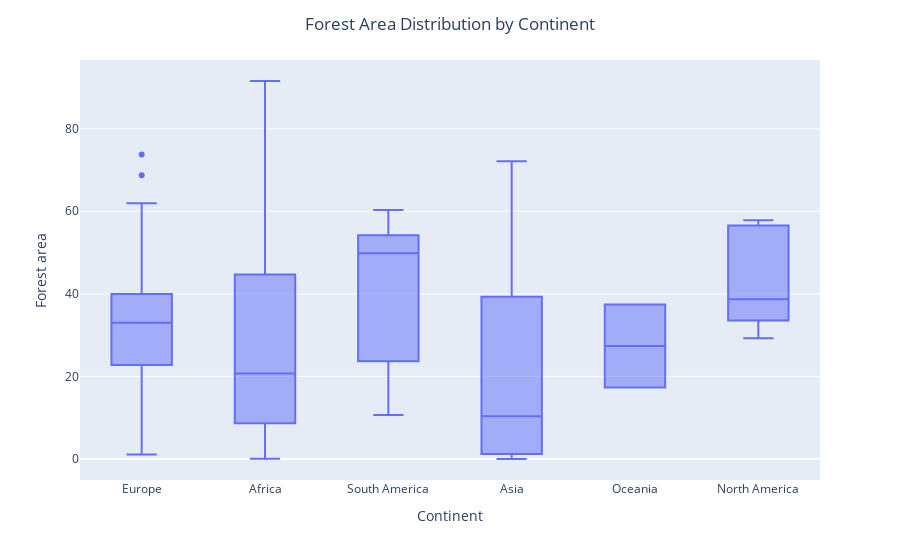

The code cell stored with this chart in its notebook:
### Markdown cell above
##### Forest Area Distribution by Continent

### Code cell
df_2015 = df[df.loc[:,'Year']==2015]

fig = px.box(df_2015, x='Continent', y='Forest area')
fig.update_layout(title_text=f'Forest Area Distribution by Continent', title_x=0.5) 
fig.show()

### Figure 1 — Plotly figure (JSON) as saved in the notebook; plotly's stock layout.template omitted (floating-point values rounded to 4 significant figures)
{"data": [{"alignmentgroup": "True", "hovertemplate": "Continent=%{x}<br>Forest area=%{y}<extra></extra>", "legendgroup": "", "marker": {"color": "#636efa"}, "name": "", "notched": false, "offsetgroup": "", "orientation": "v", "showlegend": false, "type": "box", "x": ["Europe", "Africa", "Africa", "South America", "Asia", "Oceania", "Europe", "Asia", "Asia", "Europe", "Europe", "Africa", "South America", "Africa", "South America", "Asia", "Europe", "Asia", "Africa", "North America", "South America", "Asia", "South America", "Africa", "Africa", "North America", "Africa", "Europe", "Europe", "Europe", "Europe", "South America", "Africa", "North America", "Africa", "Europe", "Africa", "Europe", "Europe", "Africa", "Asia", "Europe", "Africa", "Europe", "North America", "North America", "Europe", "Asia", "Asia", "Asia", "Asia", "Europe", "Asia", "Europe", "North America", "Asia", "Asia", "Africa", "Asia", "Asia", "Europe", "Africa", "Europe", "Europe", "Asia", "Europe", "Africa", "North America", "Europe", "Asia", "Europe", "Africa", "Africa", "Asia", "Africa", "Asia", "Europe", "Oceania", "North America", "Africa", "Africa", "Europe", "Europe", "Asia", "Asia", "North America", "South America", "South America", "Asia", "Europe", "Europe", "Asia", "Europe", "Europe", "Asia", "Africa", "Europe", "Europe", "Europe", "Africa", "Europe", "Asia", "Africa", "Europe", "Europe", "Asia", "Africa", "Asia", "Africa", "North America", "Africa", "Asia", "Europe", "Europe", "North America", "South America", "South America", "Asia", "Africa"], "x0": " ", "xaxis": "x", "y": [28.8, 0.8212, 55.65, 10.63, 11.57, 17.32, 47.03, 0.7712, 14.47, 42.53, 22.76, 30.02, 48.03, 27.96, 60.29, 72.11, 35.31, 50.12, 43.62, 38.72, 23.67, 22.31, 54.2, 58.56, 64.5, 57.83, 10.7, 34.34, 18.69, 34.56, 15.62, 51.62, 0.0521, 29.27, 8.845, 55.69, 15.45, 73.74, 30.75, 91.55, 40.62, 32.73, 34.63, 30.27, 33.46, 57.77, 22.58, 23.82, 50.61, 6.564, 1.9, 10.95, 7.625, 31.44, 53.32, 1.098, 1.225, 6.189, 0.3507, 6.527, 54.5, 0.1233, 34.91, 34.45, 59.24, 1.094, 18.87, 34.12, 11.75, 9.105, 61.49, 12.74, 48.25, 45.92, 8.495, 41.59, 10.84, 37.4, 32.47, 0.9014, 24.64, 39.43, 33.25, 0.009693, 5.101, 57.62, 44.04, 57.18, 23.52, 30.77, 36.15, 0, 29.99, 49.76, 0.4545, 42.94, 31.09, 39.97, 61.96, 14.21, 37.13, 34.4, 10.28, 68.69, 31.68, 3.039, 54.29, 39.27, 22.51, 44.89, 4.474, 28.1, 16.67, 13.04, 33.9, 10.97, 53.11, 1.04, 45.69], "y0": " ", "yaxis": "y"}], "layout": {"boxmode": "group", "legend": {"tracegroupgap": 0}, "margin": {"t": 60}, "title": {"text": "Forest Area Distribution by Continent", "x": 0.5}, "xaxis": {"anchor": "y", "domain": [0, 1], "title": {"text": "Continent"}}, "yaxis": {"anchor": "x", "domain": [0, 1], "title": {"text": "Forest area"}}}}
